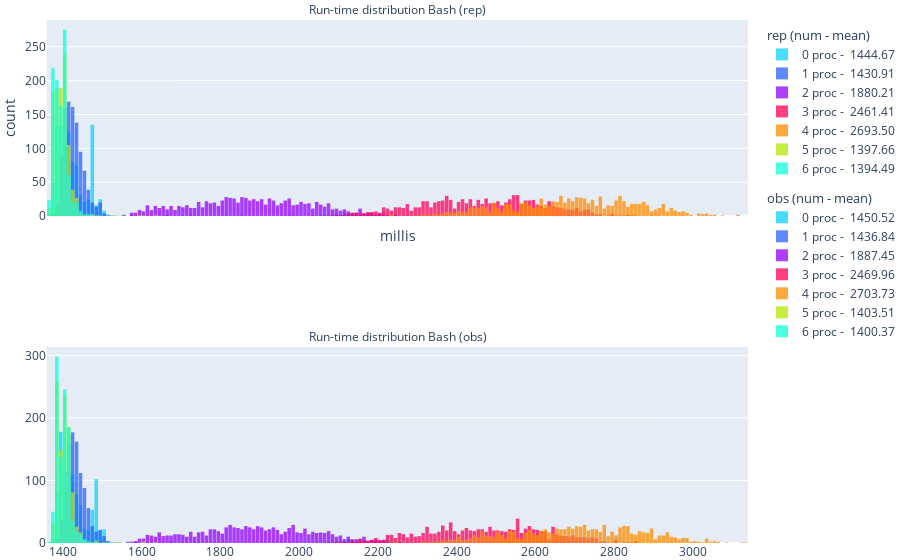

Notebook cell for this chart:
### Code cell
fig1 = make_subplots(rows=2, subplot_titles=[f'Run-time distribution Bash ({i})' for i in ['rep', 'obs']], shared_xaxes=True)
main_plot(fig1, bash_rep_list, "Bash", "rep", col=1, row=1, start = 1000, end = 6000)
main_plot(fig1, bash_obs_list, "Bash", "obs", col=1, row=2, start = 1000, end = 6000)
fig1.update_layout( 
    coloraxis=dict(colorscale='Bluered_r'),
    font=dict(
        size=12
    ),
    margin=go.layout.Margin(
        l=0, #left margin
        r=0, #right margin
        b=0, #bottom margin
        t=20, #top margin
    )
)
fig1.update_annotations(font_size=12)
fig1.write_image("plot2.pdf", scale = 1.0, width = 550, height = 357)
fig1.show()

### Figure 1 — Plotly figure (JSON) as saved in the notebook; plotly's stock layout.template omitted (floating-point values rounded to 4 significant figures; data arrays with more than 128 entries replaced by an {"elided": "..."} marker saying what was removed)
{"data": [{"legendgroup": "1", "legendgrouptitle": {"text": "rep (num - mean)"}, "marker": {"color": "#0ad2ff"}, "name": "0 proc - \n1444.67", "opacity": 0.75, "type": "histogram", "x": {"elided": "1000 float values"}, "xaxis": "x", "xbins": {"end": 6000, "size": 10, "start": 1000}, "yaxis": "y"}, {"legendgroup": "1", "legendgrouptitle": {"text": "rep (num - mean)"}, "marker": {"color": "#2962ff"}, "name": "1 proc - \n1430.91", "opacity": 0.75, "type": "histogram", "x": {"elided": "1000 float values"}, "xaxis": "x", "xbins": {"end": 6000, "size": 10, "start": 1000}, "yaxis": "y"}, {"legendgroup": "1", "legendgrouptitle": {"text": "rep (num - mean)"}, "marker": {"color": "#9500ff"}, "name": "2 proc - \n1880.21", "opacity": 0.75, "type": "histogram", "x": {"elided": "1000 float values"}, "xaxis": "x", "xbins": {"end": 6000, "size": 10, "start": 1000}, "yaxis": "y"}, {"legendgroup": "1", "legendgrouptitle": {"text": "rep (num - mean)"}, "marker": {"color": "#ff0059"}, "name": "3 proc - \n2461.41", "opacity": 0.75, "type": "histogram", "x": {"elided": "1000 float values"}, "xaxis": "x", "xbins": {"end": 6000, "size": 10, "start": 1000}, "yaxis": "y"}, {"legendgroup": "1", "legendgrouptitle": {"text": "rep (num - mean)"}, "marker": {"color": "#ff8c00"}, "name": "4 proc - \n2693.50", "opacity": 0.75, "type": "histogram", "x": {"elided": "1000 float values"}, "xaxis": "x", "xbins": {"end": 6000, "size": 10, "start": 1000}, "yaxis": "y"}, {"legendgroup": "1", "legendgrouptitle": {"text": "rep (num - mean)"}, "marker": {"color": "#b4e600"}, "name": "5 proc - \n1397.66", "opacity": 0.75, "type": "histogram", "x": {"elided": "1000 float values"}, "xaxis": "x", "xbins": {"end": 6000, "size": 10, "start": 1000}, "yaxis": "y"}, {"legendgroup": "1", "legendgrouptitle": {"text": "rep (num - mean)"}, "marker": {"color": "#0fffdb"}, "name": "6 proc - \n1394.49", "opacity": 0.75, "type": "histogram", "x": {"elided": "1000 float values"}, "xaxis": "x", "xbins": {"end": 6000, "size": 10, "start": 1000}, "yaxis": "y"}, {"legendgroup": "2", "legendgrouptitle": {"text": "obs (num - mean)"}, "marker": {"color": "#0ad2ff"}, "name": "0 proc - \n1450.52", "opacity": 0.75, "type": "histogram", "x": {"elided": "1000 int values"}, "xaxis": "x2", "xbins": {"end": 6000, "size": 10, "start": 1000}, "yaxis": "y2"}, {"legendgroup": "2", "legendgrouptitle": {"text": "obs (num - mean)"}, "marker": {"color": "#2962ff"}, "name": "1 proc - \n1436.84", "opacity": 0.75, "type": "histogram", "x": {"elided": "1000 int values"}, "xaxis": "x2", "xbins": {"end": 6000, "size": 10, "start": 1000}, "yaxis": "y2"}, {"legendgroup": "2", "legendgrouptitle": {"text": "obs (num - mean)"}, "marker": {"color": "#9500ff"}, "name": "2 proc - \n1887.45", "opacity": 0.75, "type": "histogram", "x": {"elided": "1000 float values"}, "xaxis": "x2", "xbins": {"end": 6000, "size": 10, "start": 1000}, "yaxis": "y2"}, {"legendgroup": "2", "legendgrouptitle": {"text": "obs (num - mean)"}, "marker": {"color": "#ff0059"}, "name": "3 proc - \n2469.96", "opacity": 0.75, "type": "histogram", "x": {"elided": "1000 int values"}, "xaxis": "x2", "xbins": {"end": 6000, "size": 10, "start": 1000}, "yaxis": "y2"}, {"legendgroup": "2", "legendgrouptitle": {"text": "obs (num - mean)"}, "marker": {"color": "#ff8c00"}, "name": "4 proc - \n2703.73", "opacity": 0.75, "type": "histogram", "x": {"elided": "1000 int values"}, "xaxis": "x2", "xbins": {"end": 6000, "size": 10, "start": 1000}, "yaxis": "y2"}, {"legendgroup": "2", "legendgrouptitle": {"text": "obs (num - mean)"}, "marker": {"color": "#b4e600"}, "name": "5 proc - \n1403.51", "opacity": 0.75, "type": "histogram", "x": {"elided": "1000 int values"}, "xaxis": "x2", "xbins": {"end": 6000, "size": 10, "start": 1000}, "yaxis": "y2"}, {"legendgroup": "2", "legendgrouptitle": {"text": "obs (num - mean)"}, "marker": {"color": "#0fffdb"}, "name": "6 proc - \n1400.37", "opacity": 0.75, "type": "histogram", "x": {"elided": "1000 int values"}, "xaxis": "x2", "xbins": {"end": 6000, "size": 10, "start": 1000}, "yaxis": "y2"}], "layout": {"annotations": [{"font": {"size": 12}, "showarrow": false, "text": "Run-time distribution Bash (rep)", "x": 0.5, "xanchor": "center", "xref": "paper", "y": 1, "yanchor": "bottom", "yref": "paper"}, {"font": {"size": 12}, "showarrow": false, "text": "Run-time distribution Bash (obs)", "x": 0.5, "xanchor": "center", "xref": "paper", "y": 0.375, "yanchor": "bottom", "yref": "paper"}], "bargap": 0.1, "barmode": "overlay", "coloraxis": {"colorscale": [[0, "rgb(255,0,0)"], [1, "rgb(0,0,255)"]]}, "font": {"size": 12}, "margin": {"b": 0, "l": 0, "r": 0, "t": 20}, "xaxis": {"anchor": "y", "domain": [0, 1], "matches": "x2", "showticklabels": false, "title": {"text": "millis"}}, "xaxis2": {"anchor": "y2", "domain": [0, 1]}, "yaxis": {"anchor": "x", "domain": [0.625, 1], "title": {"text": "count"}}, "yaxis2": {"anchor": "x2", "domain": [0, 0.375]}}}
